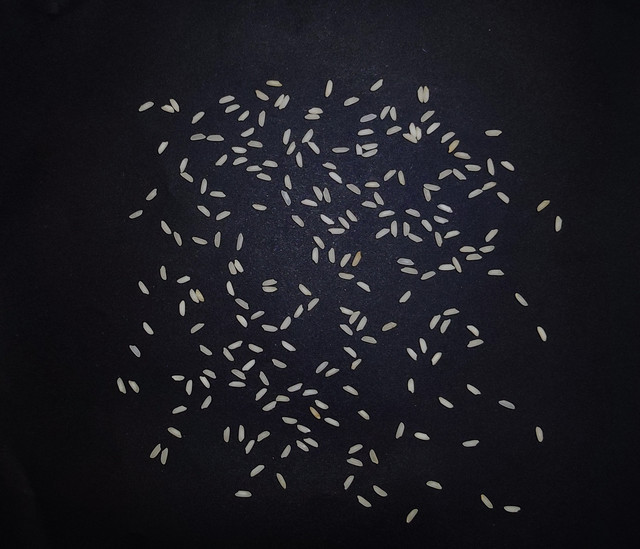
#> input picture FarmerPortal/test-black-full1.jpg, 640 x 549 px
$ python app.py test-black-full1.jpg
#> lines starting #> are read from the running program, lines starting #| are printed output that depends on the picture; after the words box and inside, x2 and y2 are one past the last pixel; in counts of white or black regions, pixels touching at a corner belong together
import cv2 as cv
import cv2 as cv2
import sys

# Importing numpy for working with numpy arrays
import numpy as np

# Importing pyplot as plt from maplotlib for Image Visualization
from matplotlib import pyplot as plt

# #Collab not support cv2.imshow method thus, importing cv2.imshow method for better Image visualization
# from google.colab.patches import cv2_imshow

#Importing PIL library for working with Images
from PIL import Image

#Importing asarray method from numpy for dealing with pixels of Images
from numpy import asarray

import matplotlib.image as mpimg

#Importing ndimage from scipy as this package contains various functions for multidimensional image processing.
from scipy import ndimage

#Importing filters, features, measures and color from skimage
from skimage import filters, feature, measure, color

#Importing Watershed for touching Grains sepration
from skimage.segmentation import watershed


def show(image,x=40,y=7):
  plt.figure(figsize=(x,y))
  plt.imshow(image,cmap="gray")


def read_image(path):
#> called with path = 'test-black-full1.jpg'
    src = cv.imread(path)
#> src is the input picture: shape (549, 640, 3); mean B, G, R 33.1, 27, 27.4
    # [4 lines of commented-out code are left out]

    height, width, channels = src.shape
#> height = 549; width = 640; channels = 3
    if float(height) > float(width):
        src = cv.rotate(src, cv.ROTATE_90_CLOCKWISE)
    return src


def gray_scale(img,thres=100):
    #thres-120
    #Converting Image BGR Image to Gray for Image thresholding and further Image-Preprocessing application
#> called with thres = 100
    grayscale_Image = cv.cvtColor(img, cv.COLOR_BGR2GRAY)
    th, thresh_img = cv.threshold(grayscale_Image, thres, 255, cv.THRESH_BINARY)
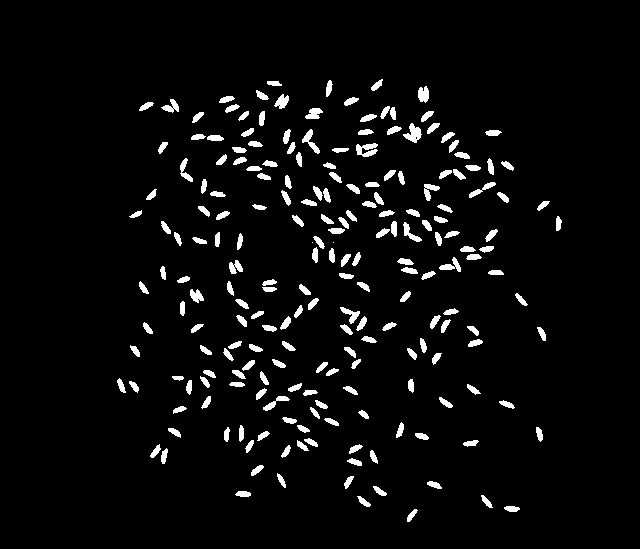
#> thresh_img: shape (549, 640); 4.5% white; 213 white regions (2 under 20 px), largest, box (x1, y1, x2, y2) and area: (403, 123, 422, 143) 198, (356, 143, 378, 157) 196, (302, 129, 320, 154) 156
#> th = 100
    return thresh_img


def noise_removal(img,unit=2):
    # Noise removal
    #unit=3
#> called with unit = 3
    kernel = np.ones((unit),np.uint8)
#> kernel = [1, 1, 1]
    clear_image = cv.morphologyEx(img,cv.MORPH_OPEN, kernel, iterations=8)
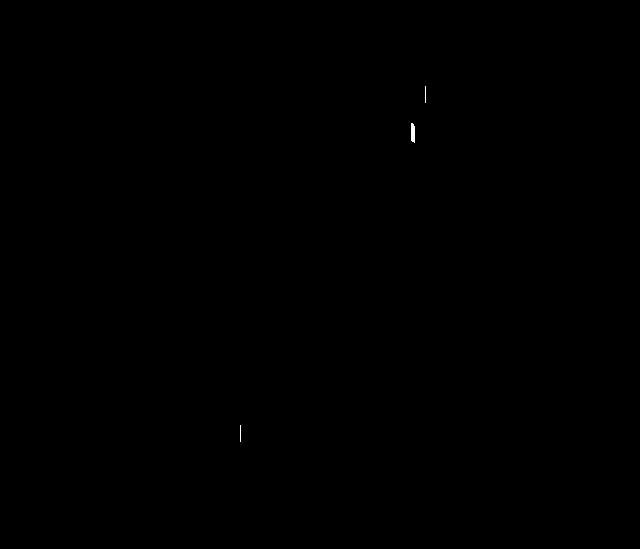
#> clear_image: shape (549, 640); 0.03% white; 3 white regions (2 under 20 px), largest, box (x1, y1, x2, y2) and area: (411, 123, 415, 143) 72

    #Using show function earlier defined
    return clear_image


# [48 lines left out: functions visualize_images, applying_contour, Rice_size, not called in this run]


def calculate_object_areas(labels,pixel_size):
    object_areas = []
    unique_labels = np.unique(labels)
    for label in unique_labels:
        if label == 0:  # Exclude the background label
            continue
        object_mask = labels == label
        area = np.sum(object_mask)
        if area < 50: # filter out small contours
            continue
        eq_diameter = np.sqrt(4 * area / np.pi)

        # Convert the equivalent diameter to millimeters
        #pixel_size = 0.10  # assume each pixel is 0.014 mm (you can adjust this based on your image)
        eq_diameter_mm = eq_diameter * pixel_size
        object_areas.append(round(eq_diameter_mm,3))

    return object_areas


def water_shed(img,pixel_size):
    # To visualize the segmentation conveniently, there is a need to color-code the labelled regions.

    # Applying distance_transform_edt to compute the distance from non-zero (i.e., non-background) points to the nearest zero (i.e., background) point.
#> called with pixel_size = 0.1
    dist_trans = ndimage.distance_transform_edt(img)

    # Applying peak_local_max function to get coordinates of local peaks (maxima) in an image.
    local_max = feature.peak_local_max(dist_trans, min_distance=22)
#> local_max = [[125, 412], [86, 425], [425, 240]]

    local_max_mask = np.zeros(dist_trans.shape, dtype=bool)
    local_max_mask[tuple(local_max.T)] = True

    # Applying Watershed algorithm
    labels = watershed(-dist_trans, measure.label(local_max_mask), mask=img)  # separate merged objects
#> labels: shape (549, 640) int32; 4 distinct labels, from 0 to 3
#> local_max_mask: shape (549, 640) bool; 0% white in thin lines or dots, all inside (x1, y1, x2, y2) = (240, 86, 426, 426)

    object_areas = calculate_object_areas(labels,pixel_size)
#> in calculate_object_areas, `unique_labels = np.unique(labels)`: unique_labels = [0, 1, 2, 3]
#> the loop in calculate_object_areas, `for label in unique_labels:` made 4 passes
#> (area, eq_diameter, eq_diameter_mm) on pass 3: (72, 9.57, 0.957)
#> after the loop in calculate_object_areas, `for label in unique_labels:`: object_areas = [0.957]
#> object_areas = [0.957]
#     plt.imshow(color.label2rgb(labels, bg_label=0))

    return object_areas, labels


def riceAnalysis(clear_img,brokenRiceSize,pixel_size):
    # Area of each rice grains
    Rice_area,lables = water_shed(clear_img,pixel_size)
#> Rice_area = [0.957]

    print("\n\nTotal rice grain count as per contour is: ",len(Rice_area))
#| Total rice grain count as per contour is:  1

    print("\n")

    TotalRiceAreaSum=0
    for count in range(0,len(Rice_area)):
        print("Area of the rice grain",count+1, "is:",Rice_area[count])
        TotalRiceAreaSum+=Rice_area[count]
#> this loop made 1 pass
#| Area of the rice grain 1 is: 0.957
#> after the loop, TotalRiceAreaSum = 0.957


    print("\nRice Analysis :")
    #Average area of rice
    print("Average area of rice is: ", round(TotalRiceAreaSum/len(Rice_area),3)," mm")
#| Average area of rice is:  0.957  mm


    #Broken Rice count
    BrokenRiceCount=0;
    brokenRiceArea=0;
    for rice in Rice_area:
        if rice < brokenRiceSize:
            brokenRiceArea+=rice
            BrokenRiceCount+=1
#> this loop made 1 pass
#> (rice, brokenRiceArea, BrokenRiceCount) on pass 1: (0.957, 0.957, 1)
#> after the loop, BrokenRiceCount = 1; brokenRiceArea = 0.957

    print("Broken Rice count is: ",BrokenRiceCount)
#| Broken Rice count is:  1

    #Percentage of rice grain Broken
    print("Broken rice grain: ",round((BrokenRiceCount/len(Rice_area)),3)*100)
#| Broken rice grain:  100.0

    #. (brokens area/total rice+brokens area)

def riceInspect(img,noise,brokenRiceSize,pixel):
    clear_img=noise_removal(gray_scale(read_image(img)),noise)
    riceAnalysis(clear_img,brokenRiceSize,pixel)

# img ="c:/xampp/htdocs/agriportal/FarmerPortal/image_3.jpg"
print(sys.argv)
img = sys.argv[1]
riceInspect(img,3,2,0.10)
